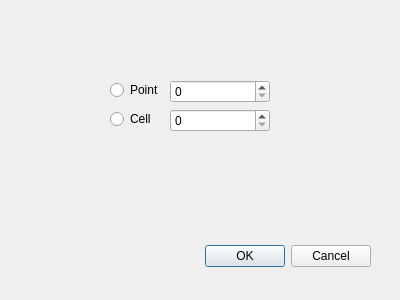
<ui version="4.0" >
 <class>GuiPick</class>
 <widget class="QDialog" name="GuiPick" >
  <property name="geometry" >
   <rect>
    <x>0</x>
    <y>0</y>
    <width>400</width>
    <height>300</height>
   </rect>
  </property>
  <property name="windowTitle" >
   <string>Dialog</string>
  </property>
  <widget class="QDialogButtonBox" name="buttonBox" >
   <property name="geometry" >
    <rect>
     <x>30</x>
     <y>240</y>
     <width>341</width>
     <height>32</height>
    </rect>
   </property>
   <property name="orientation" >
    <enum>Qt::Horizontal</enum>
   </property>
   <property name="standardButtons" >
    <set>QDialogButtonBox::Cancel|QDialogButtonBox::Ok</set>
   </property>
  </widget>
  <widget class="QWidget" name="formLayoutWidget" >
   <property name="geometry" >
    <rect>
     <x>110</x>
     <y>80</y>
     <width>160</width>
     <height>80</height>
    </rect>
   </property>
   <layout class="QFormLayout" name="formLayout" >
    <item row="0" column="0" >
     <widget class="QRadioButton" name="radioButton_Point" >
      <property name="text" >
       <string>Point</string>
      </property>
     </widget>
    </item>
    <item row="0" column="1" >
     <widget class="QSpinBox" name="spinBox_Point" />
    </item>
    <item row="1" column="0" >
     <widget class="QRadioButton" name="radioButton_Cell" >
      <property name="text" >
       <string>Cell</string>
      </property>
     </widget>
    </item>
    <item row="1" column="1" >
     <widget class="QSpinBox" name="spinBox_Cell" />
    </item>
   </layout>
  </widget>
 </widget>
 <resources/>
 <connections>
  <connection>
   <sender>buttonBox</sender>
   <signal>accepted()</signal>
   <receiver>GuiPick</receiver>
   <slot>accept()</slot>
   <hints>
    <hint type="sourcelabel" >
     <x>248</x>
     <y>254</y>
    </hint>
    <hint type="destinationlabel" >
     <x>157</x>
     <y>274</y>
    </hint>
   </hints>
  </connection>
  <connection>
   <sender>buttonBox</sender>
   <signal>rejected()</signal>
   <receiver>GuiPick</receiver>
   <slot>reject()</slot>
   <hints>
    <hint type="sourcelabel" >
     <x>316</x>
     <y>260</y>
    </hint>
    <hint type="destinationlabel" >
     <x>286</x>
     <y>274</y>
    </hint>
   </hints>
  </connection>
 </connections>
</ui>
